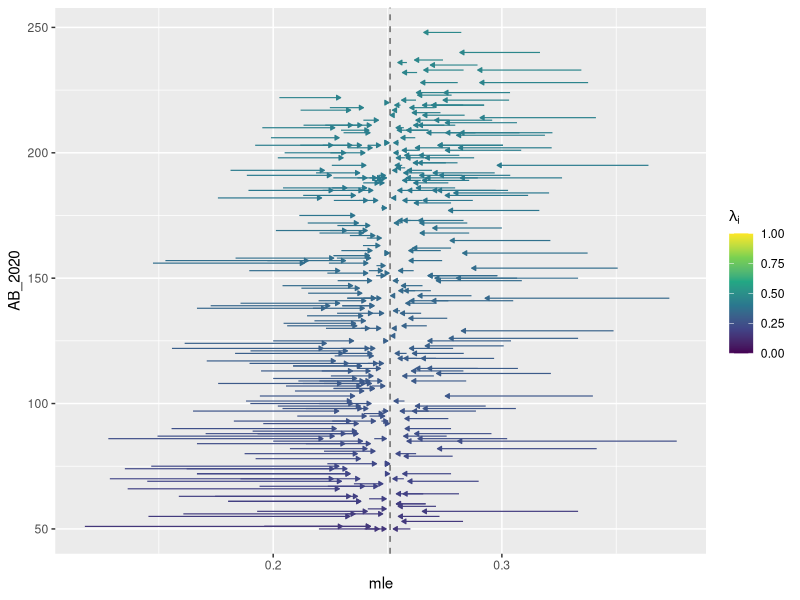
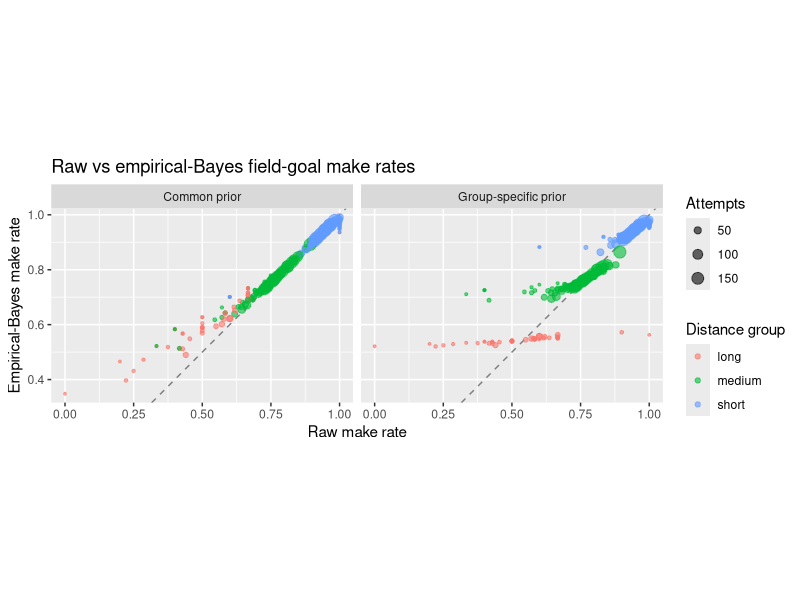

Generate these figures, in order, with R: (Note: this script raises an error after producing the figures.)
#######################
### Authors: RB, JP ###
#######################

#############
### SETUP ###
#############

# install.packages("tidyverse")
suppressPackageStartupMessages({
    library(tidyverse)
})

set.seed(12)

########################
### HELPER FUNCTIONS ###
########################

rmse = function(truth, prediction) {
    sqrt(mean((truth - prediction)^2))
}

beta_prior_from_rates = function(made, attempts) {
    raw_rate = made / attempts
    mu = sum(made) / sum(attempts)
    sampling_noise = mean(mu * (1 - mu) / attempts)
    tau2 = max(var(raw_rate) - sampling_noise, .Machine$double.eps)
    strength = mu * (1 - mu) / tau2 - 1

    tibble(
        alpha = mu * strength,
        beta = (1 - mu) * strength,
        center = mu,
        tau2 = tau2,
        strength = strength
    )
}

########################
### BATTING AVERAGES ###
########################

batting = read_csv("../data/12_ba-2020-2021.csv", show_col_types = FALSE) |>
    filter(AB_2020 > 0)

# Method-of-moments estimated prior from the 2020 player population.
mu_hat = with(batting, sum(H_2020) / sum(AB_2020))
C_hat = mu_hat * (1 - mu_hat)
tau2_hat = max(var(batting$BA_2020) - mean(C_hat / batting$AB_2020), 0)

# Beta prior with the same mean and between-player variance.
beta_strength = mu_hat * (1 - mu_hat) / tau2_hat - 1
alpha_hat = mu_hat * beta_strength
beta_hat = (1 - mu_hat) * beta_strength

batting = batting |>
    mutate(
        mle = BA_2020,
        complete_pooling = mu_hat,
        sigma2 = C_hat / AB_2020,
        posterior_variance = 1 / (1 / sigma2 + 1 / tau2_hat),
        lambda = tau2_hat / (tau2_hat + sigma2),
        empirical_bayes = mu_hat + lambda * (mle - mu_hat),
        beta_binomial_eb = (H_2020 + alpha_hat) /
            (AB_2020 + alpha_hat + beta_hat),
        shrinkage_weight = sigma2 / (tau2_hat + sigma2),
        data_plus_prior_precision = 1/sigma2 + 1/tau2_hat,
        post_precision = 1/posterior_variance,
        precision_equal = data_plus_prior_precision == post_precision
    )

batting_eval = batting |>
    filter(AB_2021 >= 100)

batting

batting <- batting %>%
  mutate(
    dist     = mle - mu_hat,       
    movement = empirical_bayes - mle,
    side = ifelse(dist >= 0, "Above league mean", "Below league mean")
  )

ggplot(batting) +
  geom_vline(xintercept = mu_hat, linetype = "dashed", color = "grey40") + geom_segment(
    aes(x = mle, xend = empirical_bayes, y = AB_2020, yend = AB_2020),
    arrow = arrow(length = unit(0.12, "cm"), type = "closed"),
    linewidth = 0.4
  ) +
  aes(color = lambda) +
  scale_color_viridis_c(name = expression(lambda[i]), limits = c(0, 1))

#Precision values between posterior and data + prior are essentially equal

batting_eval |>
  summarise(
    rmse_mle  = rmse(BA_2021, mle),
    rmse_pool = rmse(BA_2021, complete_pooling),
    rmse_eb   = rmse(BA_2021, empirical_bayes)
  )

batting_eval |>
  summarise(
    rmse_normal = rmse(BA_2021, empirical_bayes),
    rmse_beta   = rmse(BA_2021, beta_binomial_eb)
  )
#Both eb and beta binomial eb result in similar RMSE

#eb: 0.033, pool: 0.0359, rmse: 0.0459

batting |>
  mutate(diff = beta_binomial_eb - empirical_bayes) |>
  arrange(desc(abs(diff))) |>
  select(playerID, AB_2020, mle, empirical_bayes, beta_binomial_eb, diff) |>
  head(10)
#Approximation matters most for low at bats numbers and extreme MLEs
t1 = tau2_hat / 2
t2 = tau2_hat * 2
batting_eval |>
  mutate(
    lambda1 = t1 / (t1 + sigma2),
    lambda2 = t2 / (t2 + sigma2),
    eb1 = mu_hat + lambda1 * (mle - mu_hat),
    eb2 = mu_hat + lambda2 * (mle - mu_hat)
  ) |>
  summarise(
    rmse_half = rmse(BA_2021, eb1),
    rmse_base = rmse(BA_2021, empirical_bayes),
    rmse_dbl  = rmse(BA_2021, eb2)
  )
#RMSE is larger for both half and double, with double giving a larger discrepancy.
#Since parameters are treated as fixed, it doesn't account for uncertainty within the parameters themselves. 

###################
### FIELD GOALS ###
###################

field_goals = read_csv("../data/12_field-goals.csv", show_col_types = FALSE) |>
    mutate(
        distance_group = case_when(
            ydl <= 20 ~ "short",
            ydl <= 35 ~ "medium",
            TRUE ~ "long"
        )
    )

kicker_groups = field_goals |>
  group_by(kicker, distance_group) |>
  summarise(
    made     = sum(fg_made),
    attempts = n(),
    raw_rate = made / attempts,
    .groups  = "drop"
  ) |>
  filter(attempts >= 5)

# One Beta prior per distance group, estimated from the kicker make rates.
group_priors = kicker_groups |>
  group_by(distance_group) |>
  group_modify(~ beta_prior_from_rates(.x$made, .x$attempts)) |>
  ungroup()

# Attach the group prior (alpha, beta, center, tau2, strength) to every kicker-group row.
kicker_groups = kicker_groups |>
  left_join(group_priors, by = "distance_group")
kicker_groups

# Group-specific EB: each cell shrinks toward its own distance-group prior.
kicker_groups = kicker_groups |>
  mutate(eb_group = (made + alpha) / (attempts + alpha + beta))

# Common prior: one Beta prior estimated from ALL kicker-groups, ignoring distance.
common_prior = beta_prior_from_rates(kicker_groups$made, kicker_groups$attempts)

kicker_groups = kicker_groups |>
  mutate(
    eb_common = (made + common_prior$alpha) /
      (attempts + common_prior$alpha + common_prior$beta)
  )

# Compare raw vs both EB estimates, by distance group.
plot_df = kicker_groups |>
  pivot_longer(c(eb_group, eb_common),
               names_to = "prior", values_to = "eb_rate") |>
  mutate(prior = recode(prior,
                        eb_group  = "Group-specific prior",
                        eb_common = "Common prior"))

ggplot(plot_df, aes(raw_rate, eb_rate, color = distance_group, size = attempts)) +
  geom_abline(slope = 1, intercept = 0, linetype = "dashed", color = "grey50") +
  geom_point(alpha = 0.6) +
  facet_wrap(~ prior) +
  scale_size_area(max_size = 4) +
  coord_equal() +
  labs(
    x = "Raw make rate", y = "Empirical-Bayes make rate",
    color = "Distance group", size = "Attempts",
    title = "Raw vs empirical-Bayes field-goal make rates"
  )

# CONTRAST -------------------------------------------------------------------
# Under the GROUP-SPECIFIC prior, each cell shrinks toward its own distance
# group's typical make rate: short attempts toward a high rate, long attempts
# toward a low rate. The distance effect is preserved.
#
# Under the COMMON prior, every cell shrinks toward one global center (a blend
# dominated by the more numerous, higher-rate short/medium attempts). This pulls
# LONG attempts UP (overstating long-range accuracy) and SHORT attempts slightly
# DOWN. Low-attempt long-distance kicker-groups move the most between the two.
#
# The group-specific strategy is more defensible. A short attempt and a long
# attempt are NOT exchangeable -- they have systematically different success
# probabilities -- so treating all attempts as draws from one population
# violates exchangeability. Kickers attempting from similar distances ARE
# plausibly exchangeable, so the distance groups define the right subpopulations
# to pool within. %>%
  mutate(
    p_hat_eb = (made + alpha) / (attempts + alpha + beta),
    p_hat_common = (made + 50) / (attempts + 50 + 10)
  )
